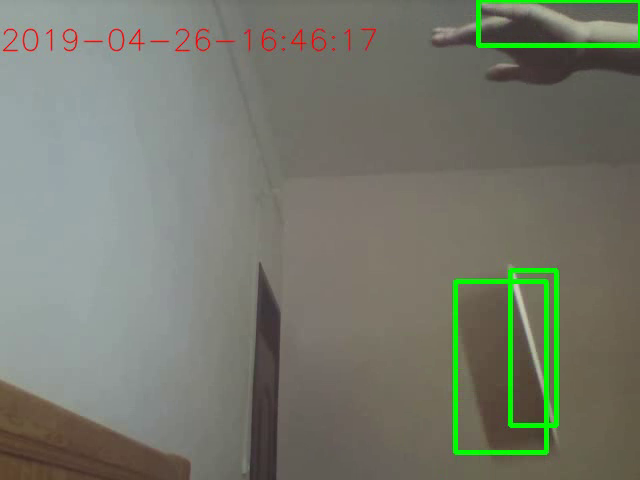
#> input picture frame 4 of Opencv-Python/motion_detector/record/2019-04-26 16-46-17.mp4, 640 x 480 px, given in place of the camera
$ python motion_detect.py
#> lines starting #> are read from the running program, lines starting #| are printed output that depends on the picture
# _*_ coding: utf-8 _*_
# @Time     : 2019/4/20 10:03
# @Author   : Ole211
# @Site     :
# @File     : motion_detect.py
# @Software : PyCharm

# from tulingBot import send_msg
from datetime import datetime
import numpy as np
import pandas
import cv2
import time

import os

# 人脸检测模型
face_cascade = cv2.CascadeClassifier('haarcascade_frontalface_default.xml')
eye_cascade = cv2.CascadeClassifier('haarcascade_eye.xml')
fourcc_mask = cv2.VideoWriter_fourcc(*'mp4v')
# out_mask = cv2.VideoWriter('./record/mask.mp4', fourcc_mask, 20.0, (640, 480))


def main():
    first_frame = None
    status_list = [None, None]
    times = []
    df = pandas.DataFrame(columns=['Start', 'End'])
    # 截图文件名记录列表
    record_screenshot = []
    # 帧记录列表
    record_frame = []
    # 是否有异常状态
    status_state = False
    # 打开本地设备摄像头
    cap = cv2.VideoCapture(0)
    count = 0
    while True:
        ret, rframe = cap.read()
#> rframe is the input picture: shape (480, 640, 3); mean B, G, R 108.1, 120.9, 117.8
        frame = rframe.copy()
        mask = np.zeros(frame.shape[:2], np.uint8)
        status = 0
        gray = cv2.cvtColor(frame, cv2.COLOR_BGR2GRAY)
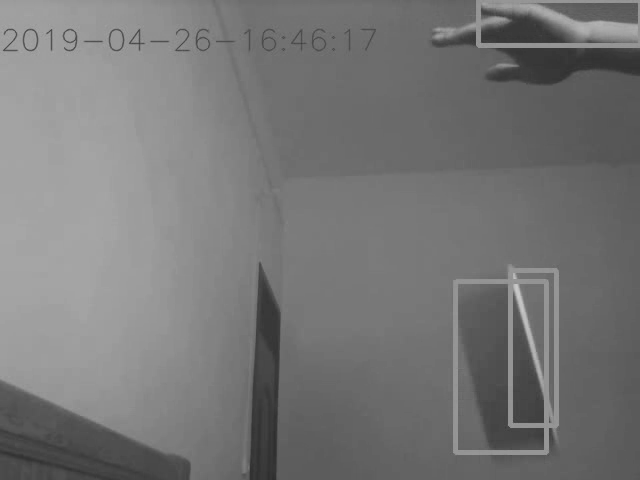
#> gray: shape (480, 640); min 45, max 203, mean 118.6

        # 人脸检测
        faces = face_cascade.detectMultiScale(gray, 1.3, 5)
#> faces = ()
        for (x, y, w, h) in faces:
            cv2.rectangle(rframe, (x, y), (x + w, y + h), (0, 255, 255), 2)
            roi_gray = gray[y:y + h, x:x + w]
            roi_color = frame[y:y + h, x:x + w]
            # 用文字标记出来
            font = cv2.FONT_HERSHEY_SIMPLEX
            cv2.putText(frame, 'face', (x, y), font, 1, (255, 255, 255), 0, cv2.LINE_AA)

            # 眼睛检测0
            eyes = eye_cascade.detectMultiScale(roi_gray)
            for (ex, ey, ew, eh) in eyes:
                cv2.rectangle(roi_color, (ex, ey), (ex + ew, ey + eh), (0, 255, 0), 2)
                # 用文字标记出来
                font = cv2.FONT_HERSHEY_SIMPLEX
                cv2.putText(roi_color, 'eye', (ex, ey), font, 1, (255, 255, 255), 1, cv2.LINE_AA)
#> this loop made 0 passes

        gaussian_img = cv2.GaussianBlur(gray, (21, 21), 0)
        hist_img = cv2.equalizeHist(gaussian_img)
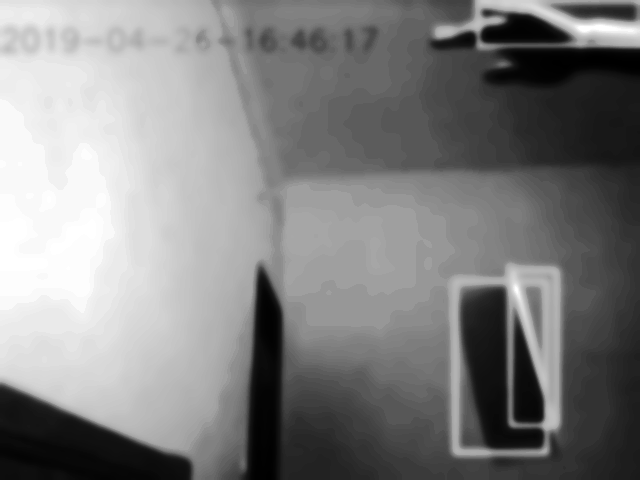
#> hist_img: shape (480, 640); min 0, max 255, mean 129.2
        if first_frame is None:
            first_frame = hist_img
            continue
        delta_frame = cv2.absdiff(first_frame, hist_img)
        thresh_delta = cv2.threshold(delta_frame, 60, 255, cv2.THRESH_BINARY)[1]
        thresh_delta = cv2.dilate(thresh_delta, None, iterations=0)
        thresh_delta = cv2.erode(thresh_delta, None, iterations=0)
        cnts, _ = cv2.findContours(thresh_delta.copy(), cv2.RETR_EXTERNAL, cv2.CHAIN_APPROX_SIMPLE)
        cnts = sorted(cnts, key=cv2.contourArea, reverse=True)
        if len(cnts)>0:
            res = cnts[0]
            status = 1
            # 矩形框
            x, y, w, h = cv2.boundingRect(res)
            cv2.rectangle(rframe, (x, y), (x + w, y + h), (0, 255, 255), 3)
            cv2.rectangle(frame, (x, y), (x + w, y + h), (0, 255, 255), 3)
            # 实体轮廓
            cv2.drawContours(mask, [res], 0, (255, 255, 255), -1)
            # cv2.imshow('mask', mask)
            # 线条轮廓
            # cv2.drawContours(frame, cnt, -1, [0, 255, 0], 3)


        now = datetime.now()
        text = now.strftime('%Y-%m-%d-%H:%M:%S')
        cv2.putText(rframe, text, (0, 50), cv2.FONT_HERSHEY_SIMPLEX, 1, (255, 255, 255), 2, cv2.LINE_AA)
        cv2.putText(frame, text, (0, 50), cv2.FONT_HERSHEY_SIMPLEX, 1, (255, 255, 255), 2, cv2.LINE_AA)
        status_list.append(status)
        status_list = status_list[-2:]
        if status_list[-1] == 1 and status_list[-2] == 0:
            status_state = not status_state
            start_time = datetime.now()
            times.append(start_time)
            fourcc = cv2.VideoWriter_fourcc(*'mp4v')
            file_name = start_time.strftime('%Y-%m-%d %H_%M_%S')
            out = cv2.VideoWriter('./record/' + file_name + '.mp4', fourcc, 20.0, (640, 480))

        if status_list[-1] == 1 and status_list[-2] == 1:
            out.write(rframe)
            record_frame.append(frame)
            if len(record_frame) == 1 and status_state:
                screenshot = './image/' + file_name + '.jpg'
                cv2.imwrite(screenshot, rframe)
                # 发送给微信
                # send_msg(screenshot)
                status_state = False

        if status_list[-1] == 0 and status_list[-2] == 1:
            times.append(datetime.now())
            record_screenshot.append(file_name)
            record_frame.clear()

        dst = cv2.bitwise_and(frame, frame, mask=thresh_delta)
        dst = dst.astype('uint8')
        # out_mask.write(dst)
        cv2.imshow('original', frame)
        # first_frame = hist_img
        key = cv2.waitKey(1)
        if key == ord('q'):
            break

    print(status_list)
    print(times)
    for i in range(0, len(times), 2):
        df = df.append({'Start': times[i], 'End': times[i + 1]}, ignore_index=True)
    df.to_csv('Times.csv')
    cap.release()
    cv2.destroyAllWindows()


if __name__ == '__main__':
    time.sleep(2)
    main()

$ run again, starting later in the video
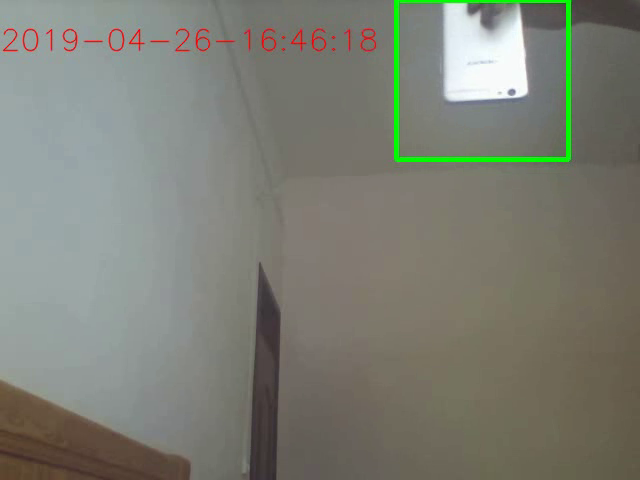
#> input picture frame 19 of Opencv-Python/motion_detector/record/2019-04-26 16-46-17.mp4, 640 x 480 px, given in place of the camera
#> in main, rframe is the input picture: shape (480, 640, 3); mean B, G, R 116.4, 126.3, 124.7
#> in main, `gray = cv2.cvtColor(frame, cv2.COLOR_BGR2GRAY)`:
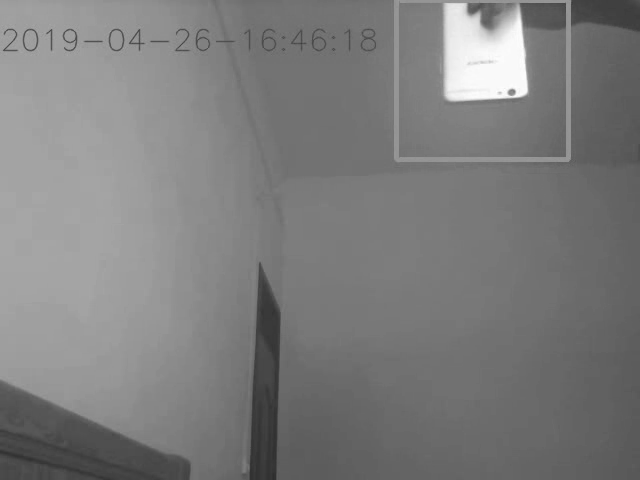
#> gray: shape (480, 640); min 45, max 255, mean 124.8
#> faces = ()
#> in main, `hist_img = cv2.equalizeHist(gaussian_img)`:
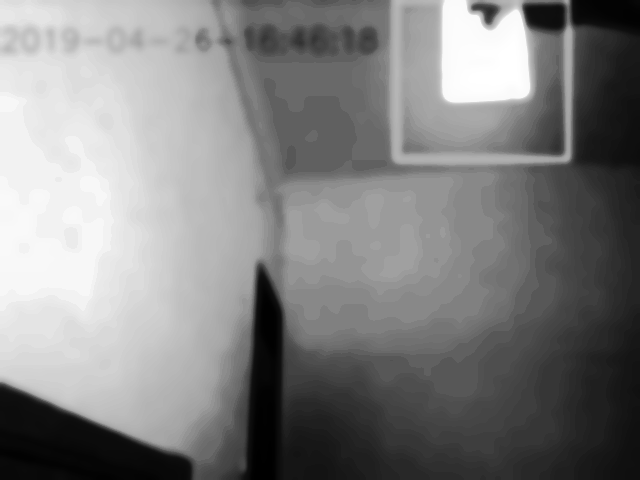
#> hist_img: shape (480, 640); min 0, max 255, mean 129.5

$ run again, starting later in the video
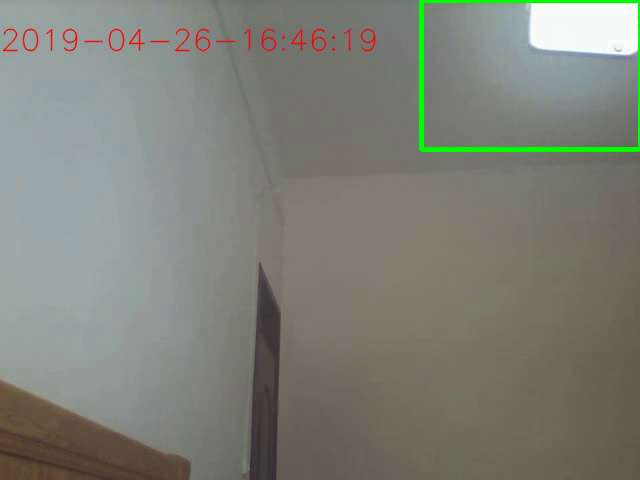
#> input picture frame 35 of Opencv-Python/motion_detector/record/2019-04-26 16-46-17.mp4, 640 x 480 px, given in place of the camera
#> in main, rframe is the input picture: shape (480, 640, 3); mean B, G, R 119, 128.6, 126.6
#> in main, `gray = cv2.cvtColor(frame, cv2.COLOR_BGR2GRAY)`:
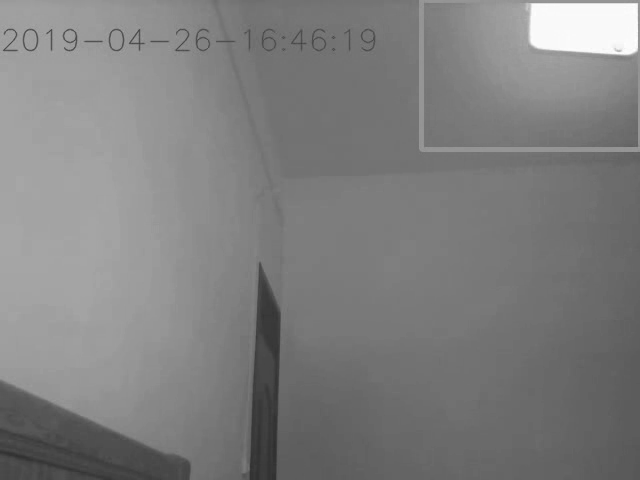
#> gray: shape (480, 640); min 46, max 255, mean 126.9
#> faces = ()
#> in main, `hist_img = cv2.equalizeHist(gaussian_img)`:
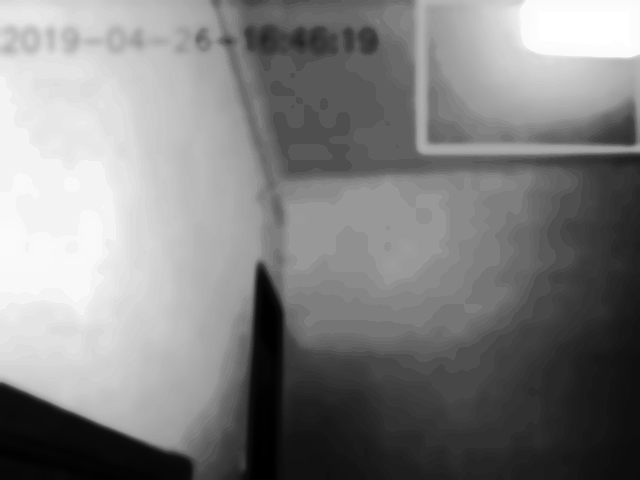
#> hist_img: shape (480, 640); min 0, max 255, mean 129.6
